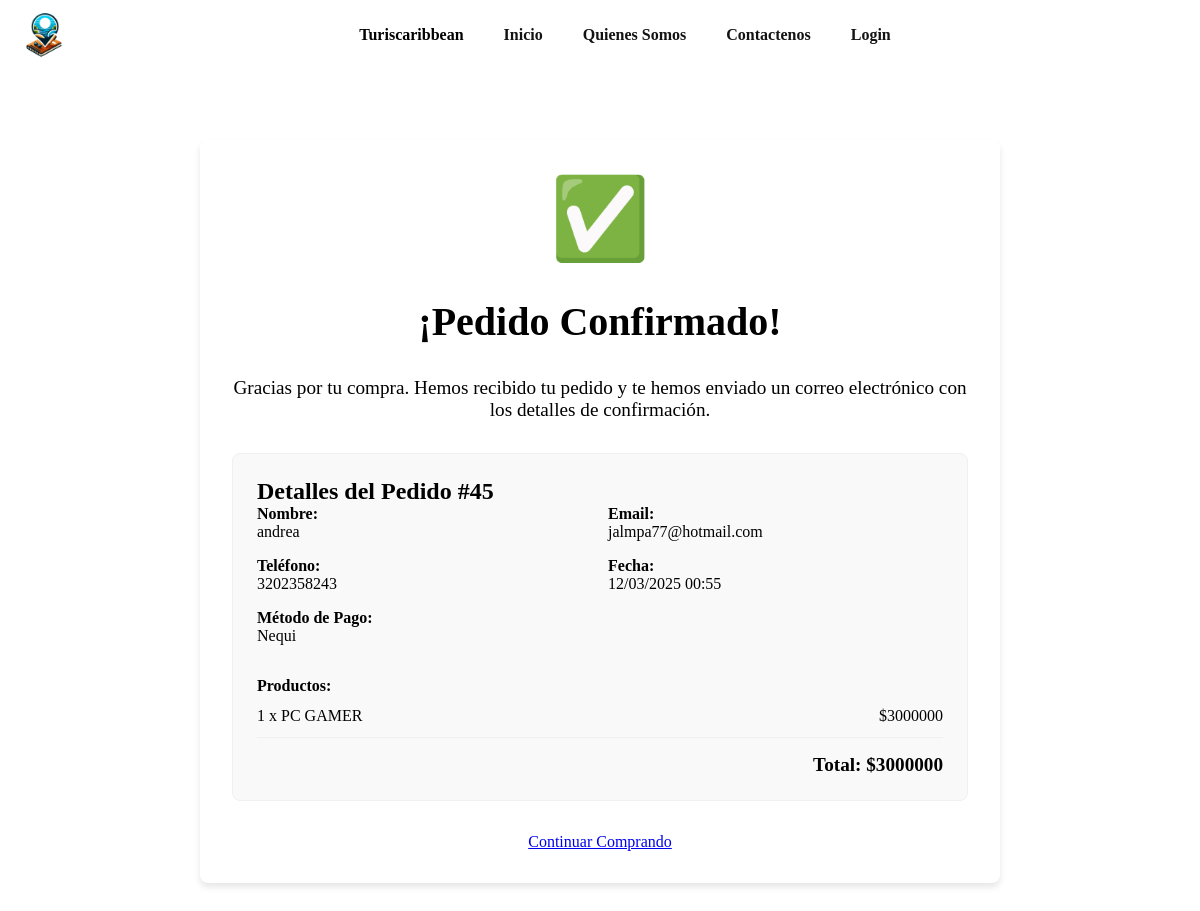
Screenshot of /confirmac/45/ with the database file from the repository.
### web/models.py (models this page shows, shortened)
class Orden(models.Model):
    usuario = models.ForeignKey(User, on_delete=models.CASCADE, null=True, blank=True)
    nombre = models.CharField(max_length=200)
    email = models.EmailField()
    telefono = models.CharField(max_length=20)
    sesion_id = models.CharField(max_length=100, null=True, blank=True)
    total = models.DecimalField(max_digits=10, decimal_places=0)
    metodo_pago = models.CharField(max_length=20, choices=[('nequi', 'Nequi'), ('bancolombia', 'Bancolombia')])
    pagado = models.BooleanField(default=False)
    fecha_creacion = models.DateTimeField(auto_now_add=True)

class OrdenItem(models.Model):
    orden = models.ForeignKey(Orden, related_name='items', on_delete=models.CASCADE)
    producto = models.ForeignKey(Producto, on_delete=models.CASCADE)
    precio = models.DecimalField(max_digits=10, decimal_places=0)
    cantidad = models.IntegerField(default=1)
    def subtotal(self):
        return self.precio * self.cantidad

class Producto(models.Model):
    nombre = models.CharField(max_length=200)
    descripcion = models.TextField()
    precio = models.DecimalField(max_digits=10, decimal_places=2)
    foto = models.ImageField(upload_to='web/static/img')
    fecha_creacion = models.DateField(auto_now_add=True)

### web/views.py (the view)
# urls.py: path('confirmac/<int:orden_id>/', views.confirmacion, name='confirmar'),
def confirmacion(request, orden_id):
    try:
        if request.user.is_authenticated:
            orden = Orden.objects.get(id=orden_id, usuario=request.user)
        else:
            orden = Orden.objects.get(id=orden_id, sesion_id=request.session.session_key)
        items = OrdenItem.objects.filter(orden=orden)
        return render(request, 'confirmar.html', {
            'orden': orden,
            'items': items
        })
    except Orden.DoesNotExist:
        messages.error(request, "Orden no encontrada")
        return redirect('productos')

### web/templates/confirmar.html (shortened to what this page needs)
{% extends 'base.html' %}
{% load static %}
{% block content %}
<link rel="stylesheet" href="{% static 'css/confirmacion.css' %}">
<div class="confirmacion-container">
    <div class="confirmacion-icon">✅</div>
    <h1 class="confirmacion-titulo">¡Pedido Confirmado!</h1>
    <div class="confirmacion-mensaje">
        Gracias por tu compra. Hemos recibido tu pedido y te hemos enviado un correo electrónico con los detalles de confirmación.
    </div>
    <div class="confirmacion-detalles">
        <h2 class="resumen-titulo">Detalles del Pedido #{{ orden.id }}</h2>
        <div class="confirmacion-datos">
            <div>
                <div class="datos-titulo">Nombre:</div>
                <div>{{ orden.nombre }}</div>
            </div>
            <div>
                <div class="datos-titulo">Email:</div>
                <div>{{ orden.email }}</div>
            </div>
            <div>
                <div class="datos-titulo">Teléfono:</div>
                <div>{{ orden.telefono }}</div>
            </div>
            <div>
                <div class="datos-titulo">Fecha:</div>
                <div>{{ orden.fecha_creacion|date:"d/m/Y H:i" }}</div>
            </div>
            <div>
                <div class="datos-titulo">Método de Pago:</div>
                <div>{{ orden.get_metodo_pago_display }}</div>
            </div>
        </div>
        <div class="confirmacion-items">
            <div class="datos-titulo">Productos:</div>
            {% for item in items %}
            <div class="confirmacion-item">
                <div>{{ item.cantidad }} x {{ item.producto.nombre }}</div>
                <div>${{ item.subtotal }}</div>
            </div>
            {% endfor %}
            <div class="confirmacion-total">
                Total: ${{ orden.total }}
            </div>
        </div>
    </div>
    <div class="confirmacion-acciones">
        <a href="{% url 'productos' %}" class="btn btn-success">
            Continuar Comprando
        </a>
    </div>
{% endblock %}

### web/static/css/base.css (style rules this page uses)
* { margin: 0; padding: 0; box-sizing: border-box; }

### web/static/css/confirmacion.css (style rules this page uses)
.confirmacion-container { max-width: 800px; margin: 5rem auto; padding: 2rem; background-color: white; border-radius: 8px; box-shadow: 0 4px 6px rgba(0, 0, 0, 0.1); }
.confirmacion-titulo { text-align: center; color: var(--primario-oscuro); font-size: 2.5rem; margin-bottom: 2rem; }
.confirmacion-icon { text-align: center; font-size: 5rem; color: var(--acento); margin-bottom: 2rem; }
.confirmacion-mensaje { text-align: center; font-size: 1.2rem; margin-bottom: 2rem; }
.confirmacion-detalles { margin: 2rem 0; padding: 1.5rem; border: 1px solid #f0f0f0; border-radius: 8px; background-color: #f9f9f9; }
.confirmacion-datos { display: grid; grid-template-columns: 1fr 1fr; gap: 1rem; margin-bottom: 1.5rem; }
.datos-titulo { font-weight: bold; color: var(--primario-oscuro); }
.confirmacion-items { margin-top: 2rem; }
.confirmacion-item { display: flex; justify-content: space-between; padding: 0.75rem 0; border-bottom: 1px solid #f0f0f0; }
.confirmacion-total { text-align: right; font-weight: bold; font-size: 1.2rem; margin-top: 1rem; color: var(--primario-oscuro); }
.confirmacion-acciones { text-align: center; margin-top: 2rem; }

### rows the page displays
Orden: id "45", nombre "andrea", email "jalmpa77@hotmail.com", telefono "3202358243", fecha_creacion "12/03/2025 00:55", metodo_pago "Nequi", total "3000000"
OrdenItem: cantidad "1", producto.nombre "PC GAMER", subtotal "3000000"
